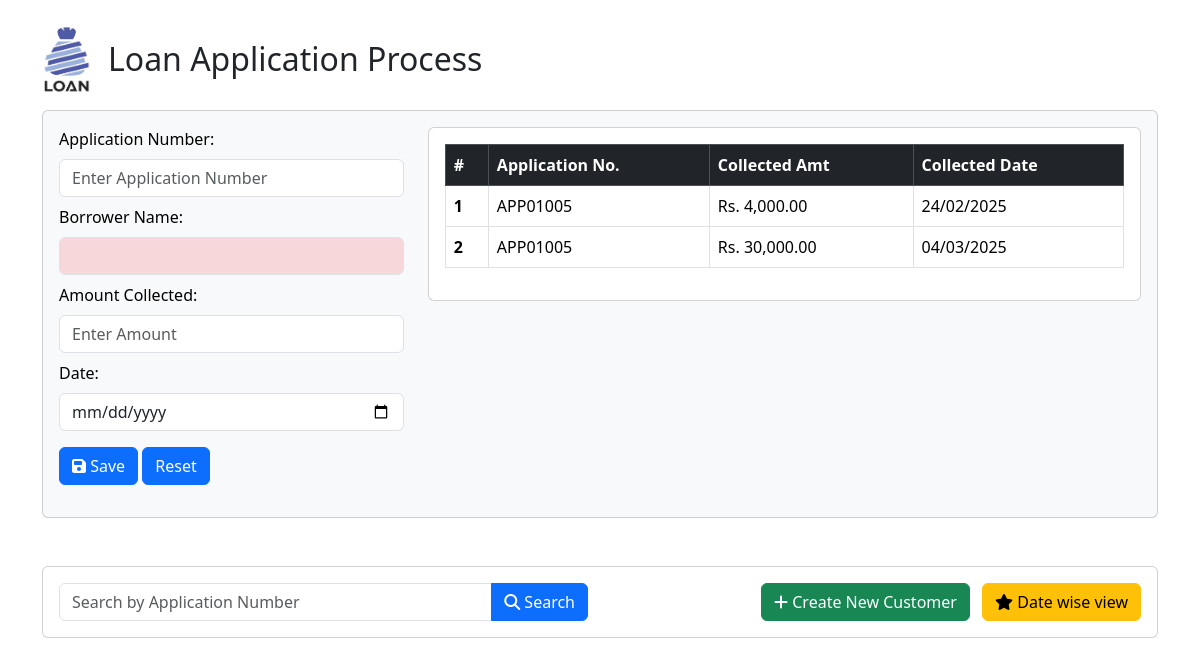
Before: / with the older database file.
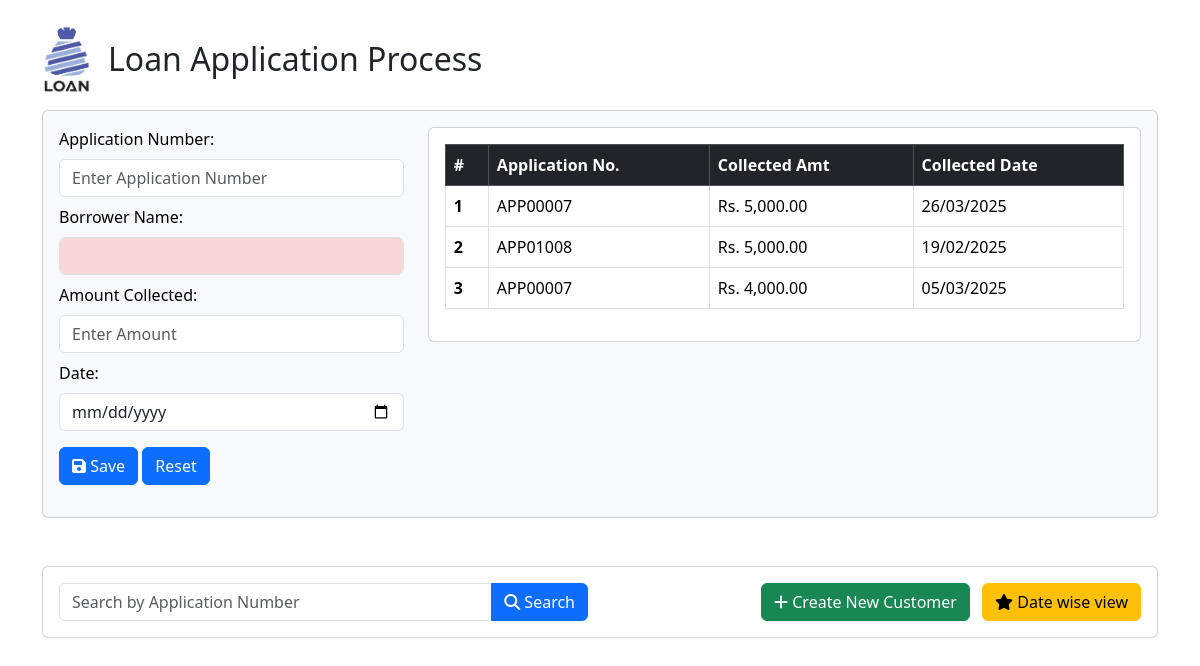
After: the same page with the newer database file.
### tables this page shows
CREATE TABLE `loan_collections` (
  `id` int(11) NOT NULL,
  `application_number` varchar(50) NOT NULL,
  `borrower_name` varchar(255) NOT NULL,
  `amount_collected` decimal(10,2) NOT NULL,
  `collection_date` date NOT NULL,
  `created_at` timestamp NOT NULL DEFAULT current_timestamp(),
  `isdelete` int(10) NOT NULL
);

### index.php (the view, shortened to what this page needs)
<!DOCTYPE html>
<html lang="en">
<head>
    <link rel="stylesheet" href="css/bootstrap.min.css">
    <link rel="stylesheet" href="https://cdnjs.cloudflare.com/ajax/libs/font-awesome/6.5.1/css/all.min.css">
</head>
<body>
    <div class="container mt-4">
        <div class="d-flex text-center ">
            <img src="images/loan-logo2.jpg" alt="Loan Logo" width="50" height="70">
            <h2 class="mt-3 mx-3">Loan Application Process</h2>
        </div>
        <div class="card text-bg-light mt-3">
            <div class="card-body">
                <div class="row mb-3">
                    <div class="col-md-4">
                        <form action="save_collection.php" method="POST">
                            <label class="form-label">Application Number:</label>
                            <input type="text" class="form-control mb-2" id="app_number" name="application_number"
                                placeholder="Enter Application Number" onkeyup="fetchBorrower()">
                            <label class="form-label">Borrower Name:</label>
                            <input type="text" class="form-control mb-2" id="borrower_name" name="borrower_name"
                                placeholder="" readonly
                                style="background-color: #f8d7da; color: #721c24; font-weight: bold;">
                            <label class="form-label">Amount Collected:</label>
                            <input type="text" class="form-control mb-2" name="amount_collected"
                                placeholder="Enter Amount">
                            <label class="form-label">Date:</label>
                            <input type="date" class="form-control mb-3" name="collection_date">
                            <button type="submit" class="btn btn-primary"><i class="fa fa-save"></i> Save</button>
                            <input class="btn btn-primary" type="reset" value="Reset">
                        </form>
                    </div>
                    <div class="col-md-8">
                        <div class="card">
                            <div class="card-body" style="max-height: 300px; overflow-y: auto;">
                                <?php
                                include 'includes/connection.php';
                                $sql = "SELECT id, application_number, amount_collected, collection_date
                                FROM loan_collections
                                WHERE isdelete = 0
                                ORDER BY id DESC";
                                $result = $conn->query($sql);
                                ?>
                                <table class="table table-hover table-bordered">
                                    <thead class="table-dark">
                                        <tr>
                                            <th scope="col">#</th>
                                            <th scope="col">Application No.</th>
                                            <th scope="col">Collected Amt</th>
                                            <th scope="col">Collected Date</th>
                                        </tr>
                                    </thead>
                                    <tbody>
                                        <?php
                                        if ($result->num_rows > 0) {
                                            $count = 1;
                                            while ($row = $result->fetch_assoc()) {
                                                ?>
                                                <tr>
                                                    <th scope='row'><?php echo $count++; ?></th>
                                                    <td><?php echo strtoupper($row['application_number']); ?></td>
                                                    <td>Rs. <?php echo number_format($row['amount_collected'], 2); ?></td>
                                                    <td><?php echo date("d/m/Y", strtotime($row['collection_date'])); ?></td>
                                                </tr>
                                                <?php
                                            }
                                        } else {
                                            ?>
                                            <tr>
                                                <td colspan="4" class="text-center">No records found</td>
                                            </tr>
                                            <?php
                                        }
                                        ?>
                                    </tbody>
                                </table>
                            </div>
                        </div>
                    </div>
                </div>
            </div>
        </div>
        <div class="card mt-5">
            <div class="card-body">
                <div class="row">
                    <div class="col-md-6">
                        <div class="input-group">
                            <input type="text" id="searchAppNumber" class="form-control"
                                placeholder="Search by Application Number">
                            <button class="btn btn-primary" id="searchButton"><i class="fa fa-search"></i>
                                Search</button>
                        </div>
                    </div>
                    <div class="col-md-6">
                        <div class="text-end">
                            <a href="new_customer.php"> <button class="btn btn-success me-2"><i class="fa fa-plus"></i>
                                    Create
                                    New Customer</button></a>
                            <a href="date_search.php">
                                <button class="btn btn-warning"><i class="fa fa-star"></i>
                                    Date wise view</button></a>
                        </div>
                    </div>
                </div>
            </div>
        </div>
    </div>
</body>
</html>

Changed rows visible on the page:
no longer on this page (row edited): loan_collections: application_number "APP01005", amount_collected "4,000.00", collection_date "24/02/2025"
no longer on this page (row edited): loan_collections: application_number "APP01005", amount_collected "30,000.00", collection_date "04/03/2025"
added loan_collections: application_number "APP00007", amount_collected "5,000.00", collection_date "26/03/2025"
added loan_collections: application_number "APP01008", amount_collected "5,000.00", collection_date "19/02/2025"
added loan_collections: application_number "APP00007", amount_collected "4,000.00", collection_date "05/03/2025"
